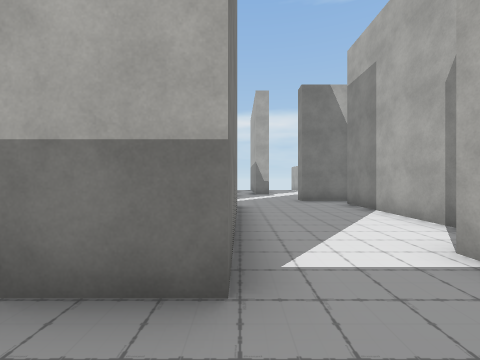
View 1 (above)

12 first-person views from a walk through a 3-D level made in the Unity game engine. The camera is 1.5 m above the floor, looks level and sees 90° across. The floor is counted in squares, 2 m on a side. Each view is taken from the middle of a square. On the plan, view 1 faces up. The plan holds only what a view shows up to about 9 squares ahead; the rest is blank. The player character is not drawn. Some surface patterns are stand-ins.

View 2
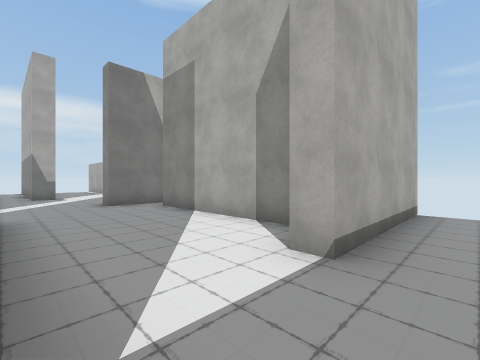

View 3
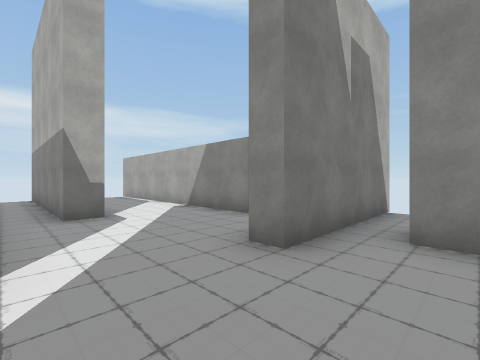

View 4
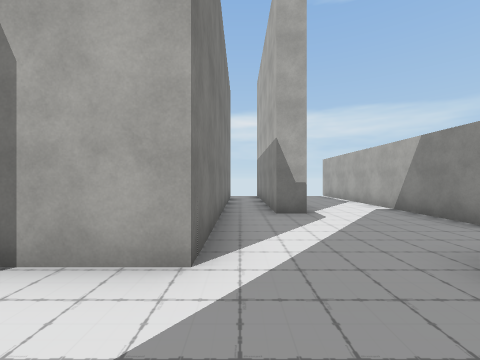

View 5
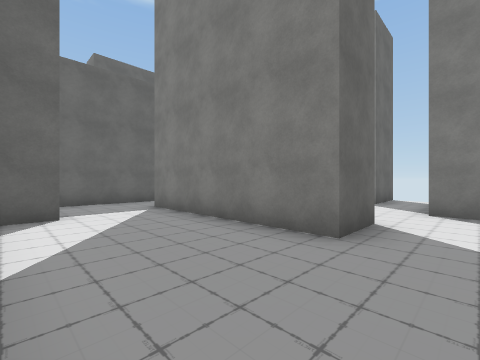

View 6
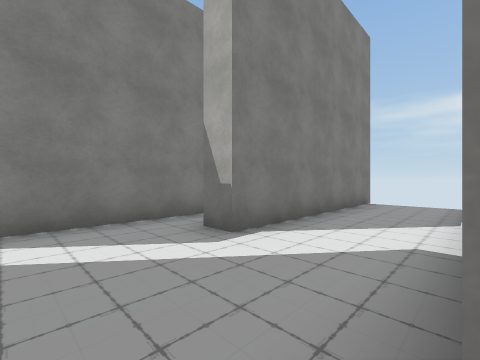

View 7
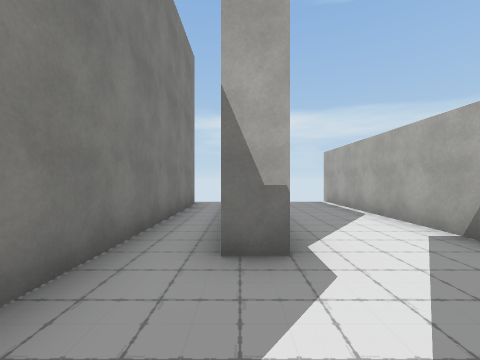

View 8
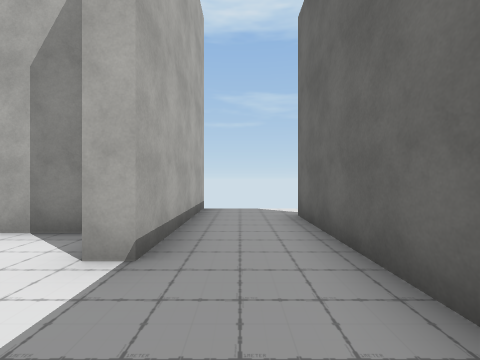

View 9
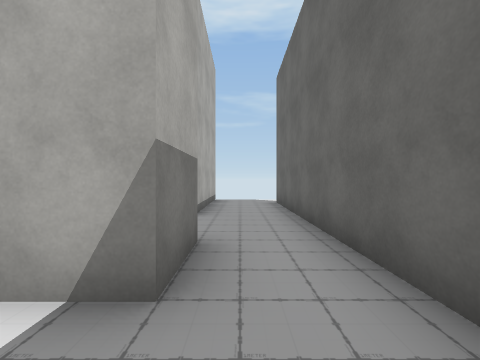

View 10
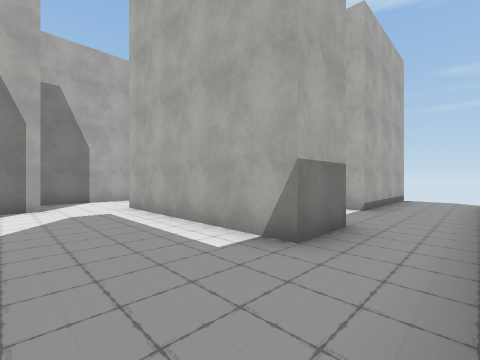

View 11
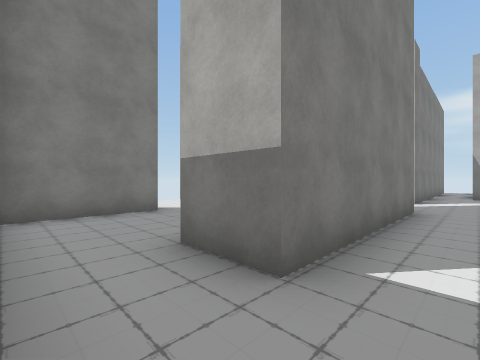

View 12
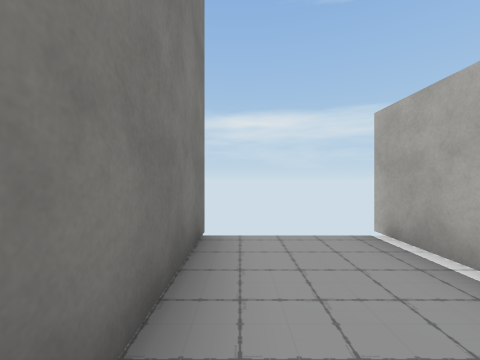

### Floor plan
Key: @ floor where view 1 was taken; # wall or solid block; . floor.
Columns run from 7 left of view 1 to 7 right of it. Each row starts with its distance up from view 1.
 19         #  #
 18        .#..#
 17       #.#..#
 16       #.#..#
 15       #.#..#
 14       #.#..#
 13       #.#..#
 12       #....#
 11       #....#
 10       #.....
  9    ####...#####
  8    #..........
  7 ...........#
  6 ......##...#
  5 ##....##...#
  4 ......##...#
  3  .....##...#
  2   #...##..#####
  1   #...........
  0   #....@......
 -1      ########

Where each view was taken, in squares from view 1:
view 1: 0 up, 0 right, facing up
view 2: 1 up, 0 right, facing up-right
view 3: 7 up, 0 right, facing up-right
view 4: 7 up, 0 right, facing up
view 5: 8 up, 3 right, facing down-left
view 6: 10 up, 4 right, facing up-left
view 7: 10 up, 1 right, facing up
view 8: 1 up, 0 right, facing right
view 9: 1 up, 3 left, facing right
view 10: 0 up, 4 left, facing up-right
view 11: 0 up, 1 right, facing up-left
view 12: 15 up, 2 right, facing up
